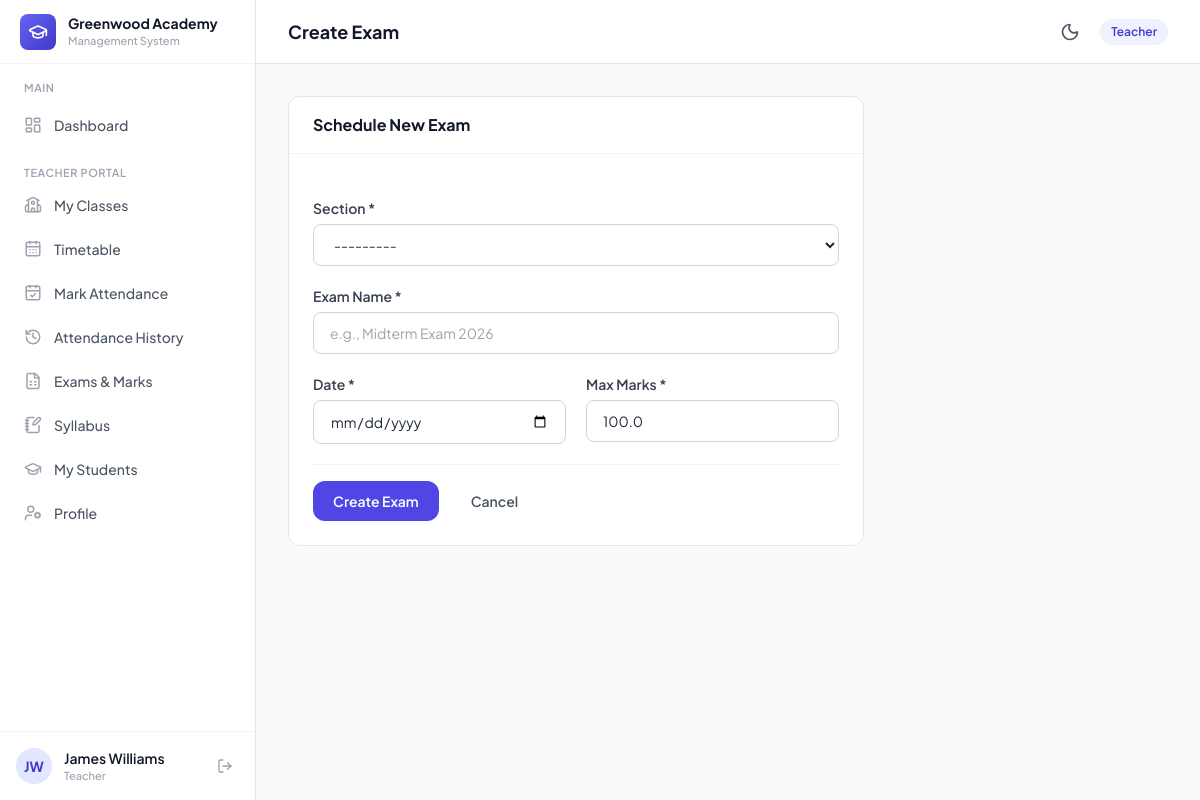
The app's page /exams/create/ (signed in) with its own data.
### core/models.py (models this page shows, shortened)
class School(models.Model):
    name = models.CharField(max_length=200)
    slug = models.SlugField(max_length=200, unique=True)
    logo = models.ImageField(upload_to='school_logos/', blank=True, null=True)
    plan = models.CharField(
        max_length=20,
        choices=PlanChoices.choices,
        default=PlanChoices.FREE,
    )
    subscription_plan = models.ForeignKey(
        SubscriptionPlan,
        on_delete=models.SET_NULL,
        null=True,
        blank=True,
        related_name='schools',
        help_text='The active subscription plan for this school. Overrides the legacy plan field.',
    )
    is_active = models.BooleanField(default=True)
    currency = models.CharField(
        max_length=3,
        choices=CurrencyChoices.choices,
        default=CurrencyChoices.USD,
        help_text='Currency used for fee invoices at this school.',
    )
    theme_color = models.CharField(
        max_length=20,
        choices=ThemeColorChoices.choices,
        default=ThemeColorChoices.INDIGO,
        help_text='Primary brand color for the school portal UI.',
    )
    created_at = models.DateTimeField(auto_now_add=True)
    class Meta:
        ordering = ['name']
    @property
    def currency_symbol(self):
        return CURRENCY_SYMBOLS.get(self.currency, self.currency)
    @property
    def theme_palette(self):
        return THEME_PALETTES.get(self.theme_color, THEME_PALETTES[ThemeColorChoices.INDIGO])

class User(AbstractUser):
    username = None  # Remove username field
    email = models.EmailField('email address', unique=True)
    school = models.ForeignKey(
        School,
        on_delete=models.CASCADE,
        null=True,
        blank=True,
        related_name='users',
    )
    primary_role = models.CharField(
        max_length=20,
        choices=PrimaryRoleChoices.choices,
        blank=True,
    )
    phone = models.CharField(max_length=20, blank=True)
    USERNAME_FIELD = 'email'
    REQUIRED_FIELDS = []  # email & password are required by default
    objects = UserManager()
    class Meta:
        ordering = ['first_name', 'last_name']
    @property
    def is_school_admin(self):
        return self.primary_role == PrimaryRoleChoices.SCHOOL_ADMIN
    @property
    def role_display(self):
        if self.is_superuser:
            return 'Platform Admin'
        return self.get_primary_role_display()

### core/views.py (the view, shortened to what this page needs)
# urls.py: path('exams/create/', views.exam_create, name='exam_create'),
@teacher_required
def exam_create(request):
    school = get_request_school(request) or request.user.school
    form = ExamCreateForm(request.POST or None, school=school)
    if request.user.primary_role == 'teacher' and not request.user.is_superuser:
        form.fields['section'].queryset = get_teacher_sections(request.user)
    return render(request, 'core/exam_create.html', {'form': form})

### core/forms.py
class ExamCreateForm(forms.ModelForm):
    class Meta:
        model = Exam
        fields = ['section', 'name', 'date', 'max_marks']
        widgets = {
            'section': forms.Select(attrs={'class': SELECT_CSS, 'id': 'id_section'}),
            'name': forms.TextInput(attrs={'class': INPUT_CSS, 'placeholder': 'e.g., Midterm Exam 2026', 'id': 'id_name'}),
            'date': forms.DateInput(attrs={'class': INPUT_CSS, 'type': 'date', 'id': 'id_date'}),
            'max_marks': forms.NumberInput(attrs={'class': INPUT_CSS, 'placeholder': '100.00', 'id': 'id_max_marks'}),
        }
    def __init__(self, *args, school=None, **kwargs):
        super().__init__(*args, **kwargs)
        if school:
            self.fields['section'].queryset = Section.objects.all()

### core/managers.py (called while the page is built)
def set_current_school(school):
    _thread_locals.current_school = school

def get_current_school():
    return getattr(_thread_locals, 'current_school', None)

def clear_current_school():
    _thread_locals.current_school = None

    def get_queryset(self):
        qs = TenantQuerySet(self.model, using=self._db)
        current_school = get_current_school()
        if current_school is not None:
            qs = qs.filter(school=current_school)
        return qs

### core/models.py (called while the page is built)
    def __str__(self):
        return f"{self.classroom.name} - {self.name}"

### core/views.py (called while the page is built)
def get_request_school(request):
    if getattr(request, 'impersonated_school', None):
        return request.impersonated_school
    if getattr(request.user, 'school', None):
        return request.user.school
    return get_current_school()

### templates/core/exam_create.html (shortened to what this page needs)
{% extends "base.html" %}
{% block page_title %}Create Exam{% endblock %}
{% block content %}
<div class="max-w-xl">
    <div class="bg-white rounded-xl border border-gray-200 overflow-hidden">
        <div class="px-6 py-4 border-b border-gray-100">
            <h3 class="text-base font-bold text-gray-900">Schedule New Exam</h3>
        </div>
        <form method="post" class="p-6 space-y-5">
            <div>
                <label for="id_section" class="block text-sm font-semibold text-gray-700 mb-1.5">Section *</label>
                {{ form.section }}
            </div>
            <div>
                <label for="id_name" class="block text-sm font-semibold text-gray-700 mb-1.5">Exam Name *</label>
                {{ form.name }}
            </div>
            <div class="grid grid-cols-1 sm:grid-cols-2 gap-5">
                <div>
                    <label for="id_date" class="block text-sm font-semibold text-gray-700 mb-1.5">Date *</label>
                    {{ form.date }}
                </div>
                <div>
                    <label for="id_max_marks" class="block text-sm font-semibold text-gray-700 mb-1.5">Max Marks *</label>
                    {{ form.max_marks }}
                </div>
            </div>
            <div class="flex items-center gap-3 pt-4 border-t border-gray-100">
                <button type="submit" class="px-5 py-2.5 bg-primary-600 hover:bg-primary-700 text-white font-semibold text-sm rounded-xl transition-colors">
                    Create Exam
                </button>
                <a href="{% url 'core:exam_list' %}" class="px-5 py-2.5 text-gray-600 hover:bg-gray-100 font-semibold text-sm rounded-xl">
                    Cancel
                </a>
            </div>
        </form>
    </div>
</div>
{% endblock %}

### templates/base.html (shortened to what this page needs)
{% load static %}
<!DOCTYPE html>
<html lang="en" class="h-full">
<head>
    <script src="https://cdn.tailwindcss.com"></script>
    <link rel="stylesheet" href="{% static 'css/styles.css' %}">
</head>
<body class="h-full bg-gray-50 dark:bg-slate-900 font-sans text-gray-800 dark:text-slate-100 antialiased transition-colors duration-200">
    {% if user.is_authenticated %}
    <div class="h-screen flex overflow-hidden">
        <aside id="sidebar" class="fixed inset-y-0 left-0 z-30 w-64 bg-white dark:bg-slate-800 border-r border-gray-200 dark:border-slate-700/80 transform -translate-x-full lg:translate-x-0 transition-transform duration-300 ease-in-out flex flex-col">
            <div class="h-16 flex items-center gap-3 px-5 border-b border-gray-100 dark:border-slate-700/80 flex-shrink-0">
                <div class="w-9 h-9 rounded-lg bg-gradient-to-br from-primary-500 to-primary-700 flex items-center justify-center">
                    <i data-lucide="graduation-cap" class="w-5 h-5 text-white"></i>
                </div>
                <div class="min-w-0">
                    <h1 class="text-sm font-bold text-gray-900 dark:text-white truncate">
                        {% if current_school %}{{ current_school.name }}{% else %}SchoolHub{% endif %}
                    </h1>
                    <p class="text-[11px] text-gray-400 dark:text-slate-400 font-medium">Management System</p>
                </div>
            </div>
            <nav class="flex-1 px-3 py-4 space-y-1 overflow-y-auto">
                <p class="px-3 text-[11px] font-semibold text-gray-400 dark:text-slate-400 uppercase tracking-wider mb-2">Main</p>
                <a href="{% url 'core:dashboard' %}" class="nav-link group flex items-center gap-3 px-3 py-2.5 rounded-lg text-sm font-medium text-gray-600 dark:text-slate-300 hover:text-primary-700 dark:hover:text-primary-400 hover:bg-primary-50 dark:hover:bg-slate-700/60 transition-all duration-200">
                    <i data-lucide="layout-dashboard" class="w-[18px] h-[18px] text-gray-400 dark:text-slate-400 group-hover:text-primary-600 dark:group-hover:text-primary-400 transition-colors"></i>
                    Dashboard
                </a>
                {% if user.primary_role == 'teacher' %}
                <p class="px-3 pt-4 text-[11px] font-semibold text-gray-400 dark:text-slate-400 uppercase tracking-wider mb-2">Teacher Portal</p>
                <a href="{% url 'core:teacher_my_classes' %}" class="nav-link group flex items-center gap-3 px-3 py-2.5 rounded-lg text-sm font-medium text-gray-600 dark:text-slate-300 hover:text-primary-700 dark:hover:text-primary-400 hover:bg-primary-50 dark:hover:bg-slate-700/60 transition-all duration-200">
                    <i data-lucide="school" class="w-[18px] h-[18px] text-gray-400 dark:text-slate-400 group-hover:text-primary-600 dark:group-hover:text-primary-400 transition-colors"></i>
                    My Classes
                </a>
                <a href="{% url 'core:teacher_timetable' %}" class="nav-link group flex items-center gap-3 px-3 py-2.5 rounded-lg text-sm font-medium text-gray-600 dark:text-slate-300 hover:text-primary-700 dark:hover:text-primary-400 hover:bg-primary-50 dark:hover:bg-slate-700/60 transition-all duration-200">
                    <i data-lucide="calendar-days" class="w-[18px] h-[18px] text-gray-400 dark:text-slate-400 group-hover:text-primary-600 dark:group-hover:text-primary-400 transition-colors"></i>
                    Timetable
                </a>
                <a href="{% url 'core:attendance_mark' %}" class="nav-link group flex items-center gap-3 px-3 py-2.5 rounded-lg text-sm font-medium text-gray-600 dark:text-slate-300 hover:text-primary-700 dark:hover:text-primary-400 hover:bg-primary-50 dark:hover:bg-slate-700/60 transition-all duration-200">
                    <i data-lucide="calendar-check" class="w-[18px] h-[18px] text-gray-400 dark:text-slate-400 group-hover:text-primary-600 dark:group-hover:text-primary-400 transition-colors"></i>
                    Mark Attendance
                </a>
                <a href="{% url 'core:teacher_attendance_history' %}" class="nav-link group flex items-center gap-3 px-3 py-2.5 rounded-lg text-sm font-medium text-gray-600 dark:text-slate-300 hover:text-primary-700 dark:hover:text-primary-400 hover:bg-primary-50 dark:hover:bg-slate-700/60 transition-all duration-200">
                    <i data-lucide="history" class="w-[18px] h-[18px] text-gray-400 dark:text-slate-400 group-hover:text-primary-600 dark:group-hover:text-primary-400 transition-colors"></i>
                    Attendance History
                </a>
                <a href="{% url 'core:exam_list' %}" class="nav-link group flex items-center gap-3 px-3 py-2.5 rounded-lg text-sm font-medium text-gray-600 dark:text-slate-300 hover:text-primary-700 dark:hover:text-primary-400 hover:bg-primary-50 dark:hover:bg-slate-700/60 transition-all duration-200">
                    <i data-lucide="file-spreadsheet" class="w-[18px] h-[18px] text-gray-400 dark:text-slate-400 group-hover:text-primary-600 dark:group-hover:text-primary-400 transition-colors"></i>
                    Exams & Marks
                </a>
                <a href="{% url 'core:teacher_syllabus_list' %}" class="nav-link group flex items-center gap-3 px-3 py-2.5 rounded-lg text-sm font-medium text-gray-600 dark:text-slate-300 hover:text-primary-700 dark:hover:text-primary-400 hover:bg-primary-50 dark:hover:bg-slate-700/60 transition-all duration-200">
                    <i data-lucide="notebook-pen" class="w-[18px] h-[18px] text-gray-400 dark:text-slate-400 group-hover:text-primary-600 dark:group-hover:text-primary-400 transition-colors"></i>
                    Syllabus
                </a>
                <a href="{% url 'core:teacher_students' %}" class="nav-link group flex items-center gap-3 px-3 py-2.5 rounded-lg text-sm font-medium text-gray-600 dark:text-slate-300 hover:text-primary-700 dark:hover:text-primary-400 hover:bg-primary-50 dark:hover:bg-slate-700/60 transition-all duration-200">
                    <i data-lucide="graduation-cap" class="w-[18px] h-[18px] text-gray-400 dark:text-slate-400 group-hover:text-primary-600 dark:group-hover:text-primary-400 transition-colors"></i>
                    My Students
                </a>
                <a href="{% url 'core:profile' %}" class="nav-link group flex items-center gap-3 px-3 py-2.5 rounded-lg text-sm font-medium text-gray-600 dark:text-slate-300 hover:text-primary-700 dark:hover:text-primary-400 hover:bg-primary-50 dark:hover:bg-slate-700/60 transition-all duration-200">
                    <i data-lucide="user-cog" class="w-[18px] h-[18px] text-gray-400 dark:text-slate-400 group-hover:text-primary-600 dark:group-hover:text-primary-400 transition-colors"></i>
                    Profile
                </a>
                {% endif %}
            </nav>
            <div class="flex-shrink-0 border-t border-gray-100 dark:border-slate-700/80 p-4">
                <div class="flex items-center gap-3">
                    <div class="w-9 h-9 rounded-full bg-primary-100 dark:bg-primary-950/80 flex items-center justify-center flex-shrink-0">
                        <span class="text-sm font-bold text-primary-700 dark:text-primary-300">
                            {{ user.first_name|first|upper }}{{ user.last_name|first|upper }}
                        </span>
                    </div>
                    <div class="min-w-0 flex-1">
                        <p class="text-sm font-semibold text-gray-900 dark:text-white truncate">
                            {{ user.get_full_name }}
                        </p>
                        <p class="text-[11px] text-gray-400 dark:text-slate-400 font-medium">{{ user_role_display }}</p>
                    </div>
                    <a href="{% url 'core:logout' %}" class="p-1.5 rounded-lg text-gray-400 dark:text-slate-400 hover:text-red-500 dark:hover:text-red-400 hover:bg-red-50 dark:hover:bg-red-950/30 transition-all duration-200" title="Logout">
                        <i data-lucide="log-out" class="w-4 h-4"></i>
                    </a>
                </div>
            </div>
        </aside>
        <div class="flex-1 flex flex-col h-full min-w-0 lg:ml-64 overflow-hidden">
            <header class="h-16 bg-white dark:bg-slate-800 border-b border-gray-200 dark:border-slate-700/80 flex items-center justify-between px-4 lg:px-8 flex-shrink-0 transition-colors">
                <div class="flex items-center gap-3">
                    <h2 class="text-lg font-bold text-gray-900 dark:text-white">{% block page_title %}Dashboard{% endblock %}</h2>
                </div>
                <div class="flex items-center gap-3">
                    <button onclick="toggleTheme()" id="theme-toggle-btn" class="p-2 rounded-xl text-gray-500 dark:text-slate-300 hover:bg-gray-100 dark:hover:bg-slate-700 focus:outline-none transition-colors flex items-center justify-center" title="Toggle Light/Dark Theme" aria-label="Toggle theme">
                        <i data-lucide="moon" class="w-5 h-5 text-gray-600 block dark:hidden"></i>
                    </button>
                    <span class="hidden sm:inline-flex items-center px-2.5 py-1 rounded-full text-xs font-semibold bg-primary-50 dark:bg-primary-950/60 text-primary-700 dark:text-primary-300 border border-transparent dark:border-primary-800/40">
                        {{ user_role_display }}
                    </span>
                </div>
            </header>
            <main class="flex-1 overflow-y-auto p-4 lg:p-8">
                {% block content %}{% endblock %}
            </main>
        </div>
    </div>
    {% else %}
        {% block public_content %}{% endblock %}
    {% endif %}
</body>
</html>

### static/css/styles.css (style rules this page uses)
html { scroll-behavior: smooth; }
a, button, input, select, textarea { transition-property: color, background-color, border-color, box-shadow, transform; transition-duration: 200ms; transition-timing-function: ease; }

### records on screen
School: name "Greenwood Academy"
User: first_name|first "J", last_name|first "W", get_full_name "James Williams", primary_role "Teacher"
